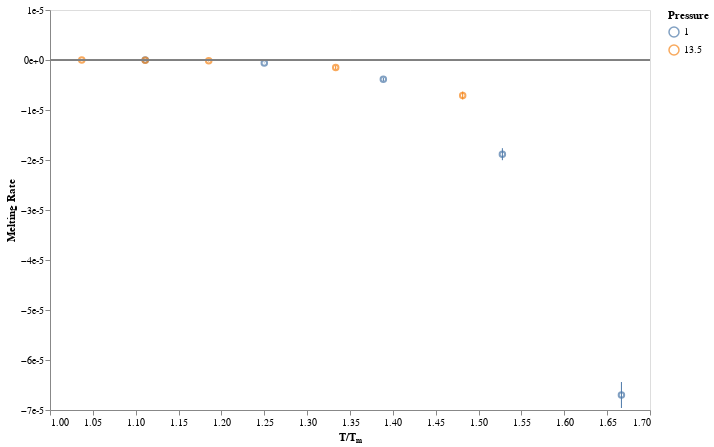

Here is the notebook cell this chart was saved with:
### Code cell
chart = alt.Chart(melt_df.reset_index()).encode(
    x=alt.X("temp_norm", title="T/Tₘ", scale=alt.Scale(zero=False)),
    color=alt.Color("pressure:N", title="Pressure"),
)

chart = (
    chart.mark_point().encode(
        y=alt.Y(
            "value", 
            title="Melting Rate", 
            axis=alt.Axis(format='e'),
        )
    ) +
    chart.mark_rule().encode(
        y="error_min", 
        y2="error_max"
    )
)

chart = figures.hline(chart, 0)
chart

### Figure 1 — Vega-Lite specification as saved in the notebook (floating-point values rounded to 4 significant figures)
{"$schema": "https://vega.github.io/schema/vega-lite/v2.6.0.json", "config": {"axis": {"grid": false}, "view": {"height": 400, "width": 600}}, "data": {"name": "data-6b4eff2cf87ab19e3882bd85ddcbf103"}, "datasets": {"data-6b4eff2cf87ab19e3882bd85ddcbf103": [{"error": 1.387e-09, "error_frac": -0.06239, "error_max": -1.946e-08, "error_min": -2.501e-08, "pressure": 1, "temp_norm": 1.111, "temperature": 0.4, "value": -2.223e-08}, {"error": 2.861e-08, "error_frac": -0.04911, "error_max": -5.254e-07, "error_min": -6.398e-07, "pressure": 1, "temp_norm": 1.25, "temperature": 0.45, "value": -5.826e-07}, {"error": 1.699e-07, "error_frac": -0.04392, "error_max": -3.529e-06, "error_min": -4.209e-06, "pressure": 1, "temp_norm": 1.389, "temperature": 0.5, "value": -3.869e-06}, {"error": 6.009e-07, "error_frac": -0.0319, "error_max": -1.764e-05, "error_min": -2.004e-05, "pressure": 1, "temp_norm": 1.528, "temperature": 0.55, "value": -1.884e-05}, {"error": 1.299e-06, "error_frac": -0.01939, "error_max": -6.44e-05, "error_min": -6.96e-05, "pressure": 1, "temp_norm": 1.667, "temperature": 0.6, "value": -6.7e-05}, {"error": 1.814e-09, "error_frac": -0.4258, "error_max": -6.321e-10, "error_min": -7.888e-09, "pressure": 13.5, "temp_norm": 1.037, "temperature": 1.4, "value": -4.26e-09}, {"error": 6.842e-10, "error_frac": -0.02132, "error_max": -3.072e-08, "error_min": -3.346e-08, "pressure": 13.5, "temp_norm": 1.111, "temperature": 1.5, "value": -3.209e-08}, {"error": 9.351e-08, "error_frac": -0.7319, "error_max": 5.925e-08, "error_min": -3.148e-07, "pressure": 13.5, "temp_norm": 1.185, "temperature": 1.6, "value": -1.278e-07}, {"error": 1.905e-07, "error_frac": -0.1266, "error_max": -1.123e-06, "error_min": -1.885e-06, "pressure": 13.5, "temp_norm": 1.333, "temperature": 1.8, "value": -1.504e-06}, {"error": 3.91e-07, "error_frac": -0.05505, "error_max": -6.321e-06, "error_min": -7.885e-06, "pressure": 13.5, "temp_norm": 1.481, "temperature": 2, "value": -7.103e-06}]}, "layer": [{"layer": [{"data": {"name": "data-6b4eff2cf87ab19e3882bd85ddcbf103"}, "encoding": {"color": {"field": "pressure", "title": "Pressure", "type": "nominal"}, "x": {"field": "temp_norm", "scale": {"zero": false}, "title": "T/Tₘ", "type": "quantitative"}, "y": {"axis": {"format": "e"}, "field": "value", "title": "Melting Rate", "type": "quantitative"}}, "mark": "point"}, {"data": {"name": "data-6b4eff2cf87ab19e3882bd85ddcbf103"}, "encoding": {"color": {"field": "pressure", "title": "Pressure", "type": "nominal"}, "x": {"field": "temp_norm", "scale": {"zero": false}, "title": "T/Tₘ", "type": "quantitative"}, "y": {"field": "error_min", "type": "quantitative"}, "y2": {"field": "error_max", "type": "quantitative"}}, "mark": "rule"}]}, {"encoding": {"y": {"field": "val", "type": "quantitative"}}, "mark": {"color": "grey", "type": "rule"}}], "transform": [{"as": "val", "calculate": "0"}]}
